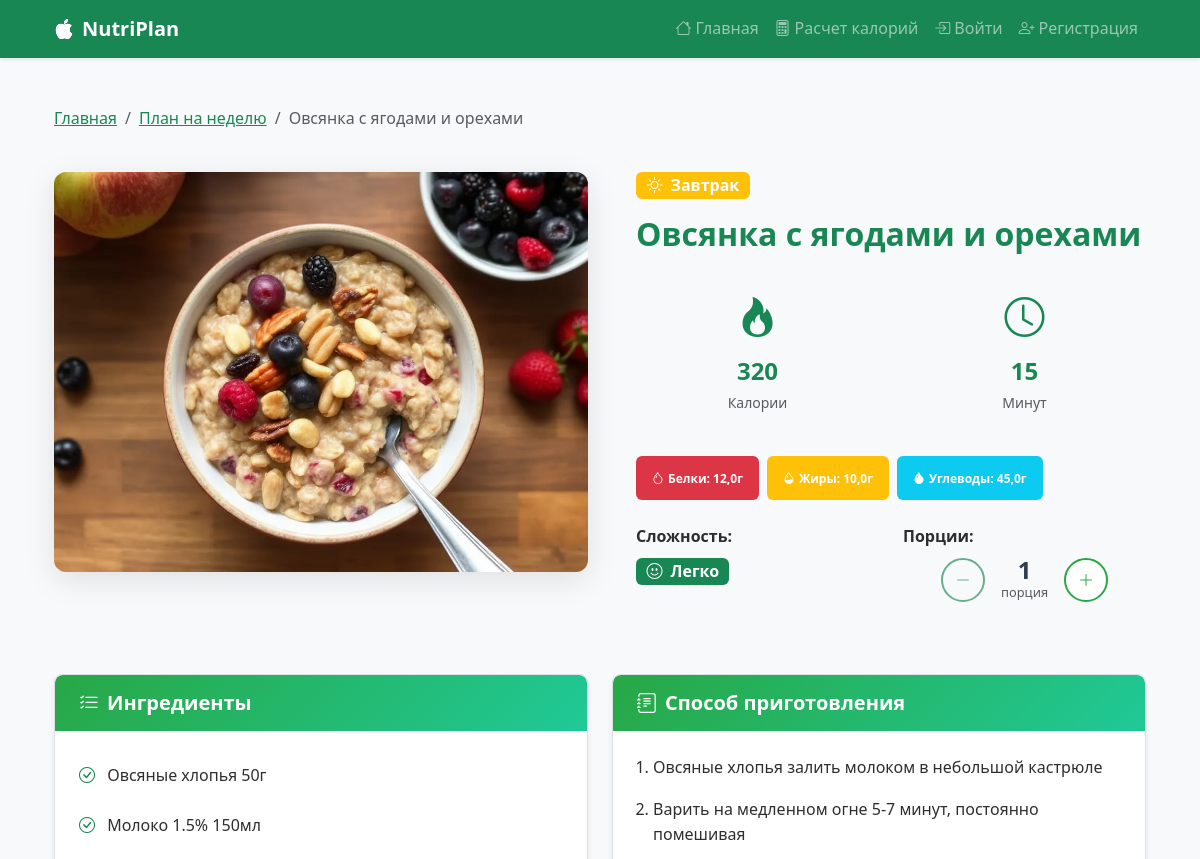
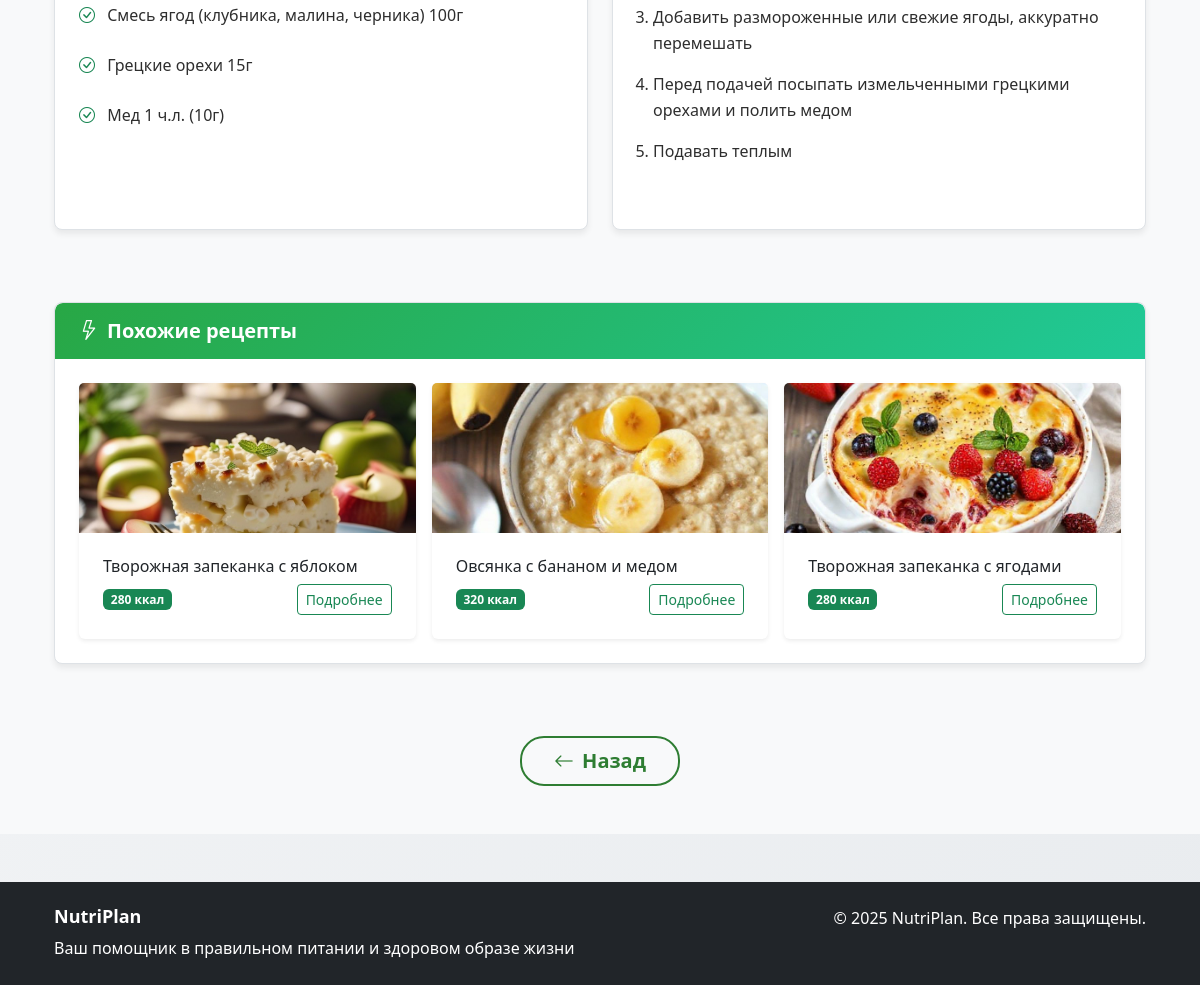
Page /recipe/1/ on the committed database (2 pictures, top to bottom).
### nutrition_app/models.py (models this page shows, shortened)
class Recipe(models.Model):
    MEAL_TYPES = [
        ('breakfast', 'Завтрак'),
        ('lunch', 'Обед'),
        ('snack', 'Перекус'),
        ('dinner', 'Ужин'),
    ]
    DIFFICULTY_CHOICES = [
        ('easy', 'Легко'),
        ('medium', 'Средне'),
        ('hard', 'Сложно')
    ]
    name = models.CharField(max_length=200, verbose_name="Название блюда")
    meal_type = models.CharField(
        max_length=20, choices=MEAL_TYPES, verbose_name="Тип приема пищи")
    calories = models.IntegerField(verbose_name="Калории")
    protein = models.DecimalField(
        max_digits=5, decimal_places=1, verbose_name="Белки (г)")
    fat = models.DecimalField(
        max_digits=5, decimal_places=1, verbose_name="Жиры (г)")
    carbs = models.DecimalField(
        max_digits=5, decimal_places=1, verbose_name="Углеводы (г)")
    ingredients = models.TextField(verbose_name="Ингредиенты")
    instructions = models.TextField(verbose_name="Инструкция приготовления")
    image = models.ImageField(
        upload_to='recipes/', blank=True, null=True, verbose_name="Изображение")
    cooking_time = models.IntegerField(
        default=15, verbose_name="Время приготовления (мин)")
    difficulty = models.CharField(
        max_length=20, choices=DIFFICULTY_CHOICES, default='easy', verbose_name="Сложность")
    base_portion = models.CharField(
        max_length=100, default="1 порция", verbose_name="Базовая порция")
    class Meta:
        verbose_name = "Рецепт"
        verbose_name_plural = "Рецепты"

### nutrition_app/views/recipe_views.py (the view)
# urls.py: path('recipe/<int:recipe_id>/', recipe_detail, name='recipe_detail'),
def recipe_detail(request, recipe_id):
    try:
        recipe = Recipe.objects.get(id=recipe_id)
    except Recipe.DoesNotExist:
        return render(request, 'nutrition_app/404.html', status=404)
    portions = int(request.GET.get('portions', 1))
    portions = max(1, min(portions, 10))
    day_key = request.GET.get('day_key') or request.session.get('current_day')
    adjusted_recipe = _adjust_portion(recipe, portions)
    similar_recipes = Recipe.objects.filter(
        meal_type=recipe.meal_type
    ).exclude(id=recipe.id)[:3]
    day_key = request.GET.get('day_key') or request.session.get('current_day')
    context = {
        'recipe': adjusted_recipe,
        'original_recipe': recipe,  # Сохраняем оригинальный рецепт для сброса
        'similar_recipes': similar_recipes,
        'current_portions': portions,
        'portion_range': range(1, 11),  # Для выпадающего списка
        'day_key': day_key,
    }
    return render(request, 'nutrition_app/recipe_detail.html', context)

### nutrition_app/templates/nutrition_app/recipe_detail.html (shortened to what this page needs)
{% extends 'nutrition_app/base.html' %}
{% load static %}
{% load custom_filters %}
{% block content %}
<div class="container py-5">
    <div class="row mb-4">
        <div class="col-12">
            <nav aria-label="breadcrumb">
                <ol class="breadcrumb">
                    <li class="breadcrumb-item"><a href="{% url 'index' %}" class="text-success">Главная</a></li>
                    <li class="breadcrumb-item"><a href="{% url 'week_plan' %}" class="text-success">План на неделю</a></li>
                    <li class="breadcrumb-item active">{{ recipe.name }}</li>
                </ol>
            </nav>
        </div>
    </div>
    <div class="row mb-5">
        <div class="col-lg-6">
            <div class="recipe-image-container">
                {% if recipe.image %}
                    <div class="image-wrapper">
                        <img src="{{ recipe.image.url }}" alt="{{ recipe.name }}"
                             class="recipe-main-image img-fluid rounded shadow">
                    </div>
                {% endif %}
            </div>
        </div>
        <div class="col-lg-6">
            <div class="recipe-content ps-lg-4">
                <div class="mb-3">
                    <span class="badge
                        {% if recipe.meal_type == 'breakfast' %}bg-warning
                        {% elif recipe.meal_type == 'lunch' %}bg-success
                        {% elif recipe.meal_type == 'snack' %}bg-info
                        {% else %}bg-primary{% endif %} fs-6">
                        <i class="bi bi-{% if recipe.meal_type == 'breakfast' %}sun
                                      {% elif recipe.meal_type == 'lunch' %}cloud-sun
                                      {% elif recipe.meal_type == 'snack' %}cloud
                                      {% else %}moon{% endif %} me-1"></i>
                        {% if recipe.meal_type == 'breakfast' %}Завтрак
                        {% elif recipe.meal_type == 'lunch' %}Обед
                        {% elif recipe.meal_type == 'snack' %}Перекус
                        {% else %}Ужин{% endif %}
                    </span>
                </div>
                <h1 class="fw-bold text-success mb-3">{{ recipe.name }}</h1>
                <div class="row mb-4">
                    <div class="col-6">
                        <div class="text-center p-3 bg-light rounded h-100">
                            <i class="bi bi-fire fs-1 text-success mb-2 d-block"></i>
                            <h3 class="text-success fw-bold mb-1">{{ recipe.calories }}</h3>
                            <small class="text-muted">Калории</small>
                        </div>
                    </div>
                    <div class="col-6">
                        <div class="text-center p-3 bg-light rounded h-100">
                            <i class="bi bi-clock fs-1 text-success mb-2 d-block"></i>
                            <h3 class="text-success fw-bold mb-1">{{ recipe.cooking_time }}</h3>
                            <small class="text-muted">Минут</small>
                        </div>
                    </div>
                </div>
                <div class="mb-4">
                    <div class="d-flex flex-wrap gap-2">
                        <span class="badge bg-danger p-3">
                            <i class="bi bi-droplet me-1"></i>Белки: {{ recipe.protein }}г
                        </span>
                        <span class="badge bg-warning p-3">
                            <i class="bi bi-droplet-half me-1"></i>Жиры: {{ recipe.fat }}г
                        </span>
                        <span class="badge bg-info p-3">
                            <i class="bi bi-droplet-fill me-1"></i>Углеводы: {{ recipe.carbs }}г
                        </span>
                    </div>
                </div>
                <div class="row mb-4">
                    <div class="col-md-6 mb-3">
                        <strong class="d-block mb-2">Сложность:</strong>
                        <span class="badge {% if recipe.difficulty == 'easy' %}bg-success{% elif recipe.difficulty == 'medium' %}bg-warning{% else %}bg-danger{% endif %} fs-6">
                            <i class="bi bi-{% if recipe.difficulty == 'easy' %}emoji-smile{% elif recipe.difficulty == 'medium' %}emoji-neutral{% else %}emoji-frown{% endif %} me-1"></i>
                            {% if recipe.difficulty == 'easy' %}Легко
                            {% elif recipe.difficulty == 'medium' %}Средне
                            {% else %}Сложно{% endif %}
                        </span>
                    </div>
                    <div class="col-md-6">
                        <strong class="d-block mb-2">Порции:</strong>
                        <div class="portions-control-elegant">
                            <form method="get" class="d-flex align-items-center justify-content-center">
                                <button type="submit" name="portions" value="{{ current_portions|add:'-1' }}"
                                        class="btn btn-outline-success btn-control {% if current_portions <= 1 %}disabled{% endif %}"
                                        {% if current_portions <= 1 %}disabled{% endif %}>
                                    <i class="bi bi-dash-lg"></i>
                                </button>
                                <div class="portion-count mx-3">
                                    <span class="count fs-4 fw-bold">{{ current_portions }}</span>
                                    <div class="label small text-muted">порци{{ current_portions|pluralize:"я,и" }}</div>
                                </div>
                                <button type="submit" name="portions" value="{{ current_portions|add:'1' }}"
                                        class="btn btn-outline-success btn-control {% if current_portions >= 10 %}disabled{% endif %}"
                                        {% if current_portions >= 10 %}disabled{% endif %}>
                                    <i class="bi bi-plus-lg"></i>
                                </button>
                            </form>
                        </div>
                    </div>
                </div>
            </div>
        </div>
    </div>
    <div class="row">
        <div class="col-lg-6 mb-4">
            <div class="nutri-card h-100">
                <div class="card-header-custom">
                    <h4 class="mb-0">
                        <i class="bi bi-list-check me-2"></i>Ингредиенты
                    </h4>
                </div>
                <div class="card-body">
                    <ul class="list-unstyled">
                        {% for ingredient in recipe.ingredients.splitlines %}
                            {% if ingredient.strip %}
                                <li class="mb-2">
                                    <i class="bi bi-check-circle text-success me-2"></i>
                                    {{ ingredient.strip }}
                                </li>
                            {% endif %}
                        {% endfor %}
                    </ul>
                </div>
            </div>
        </div>
        <div class="col-lg-6 mb-4">
            <div class="nutri-card h-100">
                <div class="card-header-custom">
                    <h4 class="mb-0">
                        <i class="bi bi-journal-text me-2"></i>Способ приготовления
                    </h4>
                </div>
                <div class="card-body">
                    <ol class="ps-3">
                        {% for step in recipe.instructions.splitlines %}
                            {% if step.strip %}
                                <li class="mb-3">{{ step.strip }}</li>
                            {% endif %}
                        {% endfor %}
                    </ol>
                </div>
            </div>
        </div>
    </div>
    {% if similar_recipes %}
    <div class="row mt-5">
        <div class="col-12">
            <div class="nutri-card">
                <div class="card-header-custom">
                    <h4 class="mb-0">
                        <i class="bi bi-lightning me-2"></i>Похожие рецепты
                    </h4>
                </div>
                <div class="card-body">
                    <div class="row g-3">
                        {% for similar in similar_recipes %}
                        <div class="col-md-4">
                            <div class="card h-100 border-0 shadow-sm">
                                {% if similar.image %}
                                    <img src="{{ similar.image.url }}" class="card-img-top" alt="{{ similar.name }}" style="height: 150px; object-fit: cover;">
                                {% endif %}
                                <div class="card-body">
                                    <h6 class="card-title">{{ similar.name }}</h6>
                                    <div class="d-flex justify-content-between align-items-center">
                                        <span class="badge bg-success">{{ similar.calories }} ккал</span>
                                        <a href="{% url 'recipe_detail' similar.id %}" class="btn btn-sm btn-outline-success">Подробнее</a>
                                    </div>
                                </div>
                            </div>
                        </div>
                        {% endfor %}
                    </div>
                </div>
            </div>
        </div>
    </div>
    {% endif %}
    <div class="row mt-5">
        <div class="col-12 text-center">
            <a href="{% url 'day_plan' day_key %}" class="btn btn-nutri-outline btn-lg">
                <i class="bi bi-arrow-left me-2"></i>Назад
            </a>
        </div>
    </div>
</div>
{% endblock %}

### rows in the picture
Recipe: name "Овсянка с ягодами и орехами", image (picture), calories "320", cooking_time "15", protein "12,0", fat "10,0", carbs "45,0"
Recipe: image (picture), name "Творожная запеканка с яблоком", calories "280"
Recipe: image (picture), name "Овсянка с бананом и медом", calories "320"
Recipe: image (picture), name "Творожная запеканка с ягодами", calories "280"

### other values in the picture
{{ current_portions }} "1"
{{ ingredient.strip }} "Овсяные хлопья 50г" "Молоко 1.5% 150мл" "Смесь ягод (клубника, малина, черника) 100г" "Грецкие орехи 15г" "Мед 1 ч.л. (10г)"
{{ step.strip }} "Овсяные хлопья залить молоком в небольшой кастрюле" "Варить на медленном огне 5-7 минут, постоянно помешивая" "Добавить размороженные или свежие ягоды, аккуратно перемешать" "Перед подачей посыпать измельченными грецкими орехами и полить медом" "Подавать теплым"
